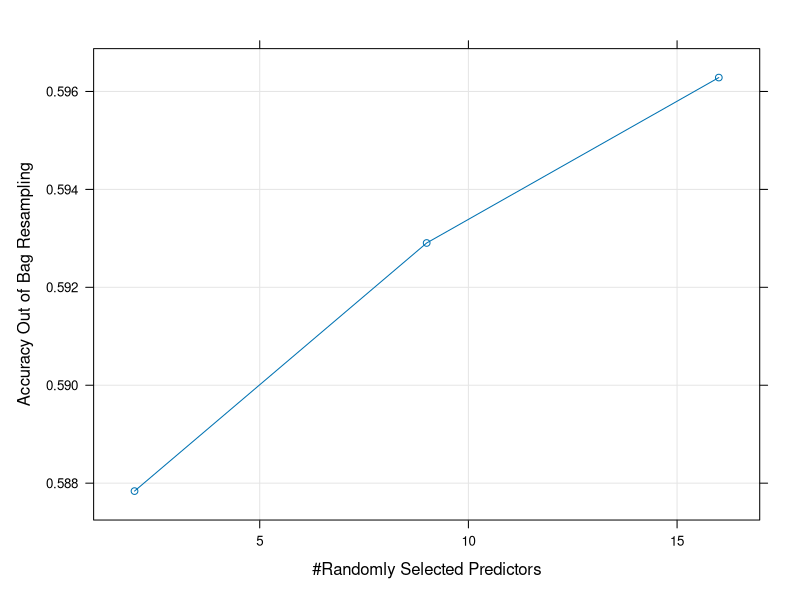

R code for this plot:
## ---- chunk 1
knitr::opts_chunk$set(echo = FALSE, fig.align = 'center')
## ---- chunk 2
# load packages
library(rsample)
library(knitr)
library(kableExtra)
library(ggplot2)
library(gridExtra)
library(tidyverse)
library(caret)
## ---- chunk 3
heart = read_csv(file ="data/heart-disease.csv")
## ---- chunk 4
heart = heart %>% 
  mutate_if(is.character, as.factor)
heart$num_bin = factor(case_when(
  heart$num == "v0" ~ "none",
  TRUE ~ "some"
))
## ---- chunk 5
heart_trn_tst = initial_split(heart, prop = 0.80)
heart_trn = training(heart_trn_tst)
heart_tst = testing(heart_trn_tst)
## ---- chunk 6
knn_mod = train(num_bin ~ . - num, 
                data = heart_trn,
                method = "knn",
                trControl = trainControl(method = "cv", number = 10))
lm_mod = train(num_bin ~ . - num, 
               data = heart_trn, 
               method = "glm", family = "binomial",
               trControl = trainControl(method = "cv", number = 10))
rf_mod = train(num_bin ~ . - num, 
               data = heart_trn, 
               method = "rf",
               trControl = trainControl(method = "oob"),
               verbose = FALSE)
nnet_mod = train(num_bin ~ . - num,
                 data = heart_trn, 
                 method = "nnet", 
                 trace = FALSE,
                 trControl = trainControl(method = "cv", number = 10))
## ---- chunk 7
cv_accuracy = tibble("K-Nearest Neighbours" = max(knn_mod$results$Accuracy),
                     "Logistic Model" = max(lm_mod$results$Accuracy),
                     "Random Forest" = max(rf_mod$results$Accuracy),
                     "Neural Network" = max(nnet_mod$results$Accuracy))
cv_accuracy %>% 
  kable(digits = 2, 
        align = "c") %>% 
  kable_styling(bootstrap_options = c("striped","hover"),
                position = "center", 
                full_width = FALSE) %>% 
  add_header_above(header = c("Cross Validated Accuracy (Binary Classification)" = 4))
## ---- chunk 8
cof_matrix = confusionMatrix(data = predict(object = rf_mod, newdata = heart_tst, type = "raw"),
                reference = heart_tst$num_bin, 
                positive = "some" 
                )
cof_matrix$table %>% 
  kable(digits = 2) %>% 
  kable_styling(bootstrap_options = "striped", full_width = FALSE) %>% 
  add_header_above(header = c("Confusion Matrix" = 3))

## ---- chunk 9
knn_mod_type = train(num ~ . - num_bin, 
                     data = heart_trn,
                     method = "knn",
                     trControl = trainControl(method = "cv", number = 10))
lm_mod_type = train(num ~ . - num_bin, 
                    data = heart_trn, 
                    method = "multinom",
                    trace = FALSE,
                    trControl = trainControl(method = "cv", number = 10))
rf_mod_type = train(num ~ . - num_bin, 
                    data = heart_trn, 
                    method = "rf",
                    trControl = trainControl(method = "oob"),
                    verbose = FALSE)
nnet_mod_type = train(num ~ . - num_bin,
                      data = heart_trn, 
                      method = "nnet", 
                      trace = FALSE,
                      trControl = trainControl(method = "cv", number = 10))
## ---- chunk 10
cv_accuracy = tibble("K-Nearest Neighbours" = max(knn_mod_type$results$Accuracy),
                     "Multinomial Model" = max(lm_mod_type$results$Accuracy),
                     "Random Forest" = max(rf_mod_type$results$Accuracy),
                     "Neural Network" = max(nnet_mod_type$results$Accuracy))
cv_accuracy %>% 
  kable(digits = 2, 
        align = 'c') %>% 
  kable_styling(bootstrap_options = c("striped","hover"),
                position = "center", 
                full_width = FALSE) %>% 
  add_header_above(header = c("Cross Validated Accuracy (Multiclass Classification)" = 4))
## ---- chunk 11
plot(rf_mod_type)
## ---- chunk 12
# par(mfrow = c(1, 3))
# plot(x = predict(lm_mod, sleep_val), y = sleep_val$min_asleep,
#      xlim = c(0, 600), ylim = c(0, 600), pch = 16, col = "grey",
#      xlab = "Predicted min_asleep", ylab = "Actual min_asleep",
#      main = "Linear Model")
# abline(a = 0, b = 1, col = "green")
# grid()
# 
# plot(x = predict(knn_mod, sleep_val), y = sleep_val$min_asleep,
#      xlim = c(0, 600), ylim = c(0, 600), pch = 16, col = "grey",
#      xlab = "Predicted min_asleep", ylab = "Actual min_asleep",
#      main = "KNN Model")
# abline(a = 0, b = 1, col = "blue")
# grid()
# 
# plot(x = predict(tree_mod, sleep_val), y = sleep_val$min_asleep,
#      xlim = c(0, 600), ylim = c(0, 600), pch = 16, col = "grey",
#      xlab = "Predicted min_asleep", ylab = "Actual min_asleep",
#      main = "Tree Model")
# abline(a = 0, b = 1, col = "orange")
# grid()
## ---- chunk 13
heart_tst_accuracy_binary = mean(
  predict(object = rf_mod, newdata = heart_tst, type = "raw") == heart_tst$num_bin)
heart_tst_accuracy_multi = mean(
  predict(object = rf_mod_type, newdata = heart_tst, type = "raw") == heart_tst$num)
joint_tst_accuracy = tibble("Binary Classification" = heart_tst_accuracy_binary,
                            "Multi-Class Classification" = heart_tst_accuracy_multi)
joint_tst_accuracy %>% 
  kable(digits = 2, align = "c") %>% 
  kable_styling(bootstrap_options = "striped",
                full_width = FALSE)
## ---- chunk 14
final = tibble("actual" = heart_tst$num,
              "binary" = predict(object = rf_mod, newdata = heart_tst, type = "raw"), 
              "multiclass" = predict(object = rf_mod_type, newdata = heart_tst, type = "raw"))
final %>% 
  filter(binary == "some") %>% 
  summarise(Accuracy = mean(multiclass == actual))


## ---- chunk 15
final
